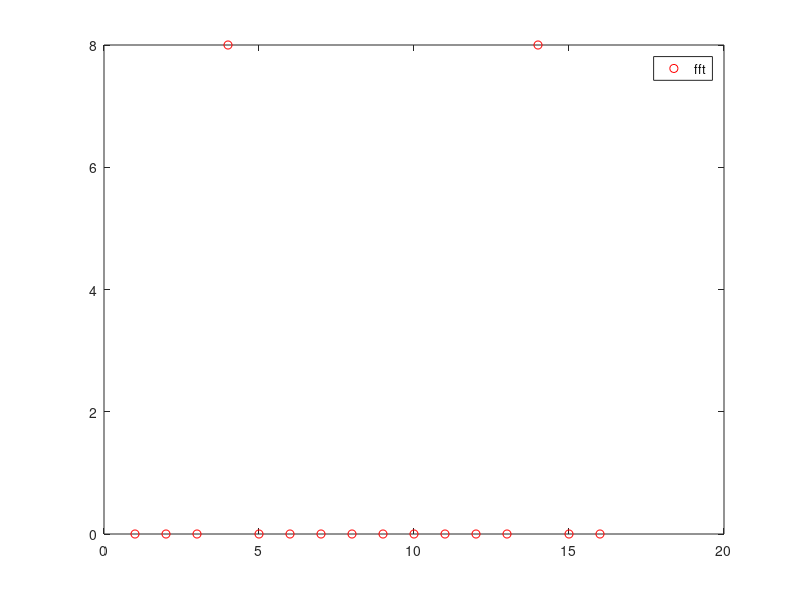

The MATLAB source for this figure:
% Using FFT 
clear all; close all; clc;

f = @(x) cos(3*x);
%f = @(x) 1*(x>=0 & x<pi) + (-1)*(x>=pi & x<2*pi);

N = 16; j = 0:N-1;

x = (2*pi/N)*j;

y = f(x)';

yt = fft(y);

% Plot coeficients
figure(1)
grid on; plot(abs(yt),'or'); legend('fft')
